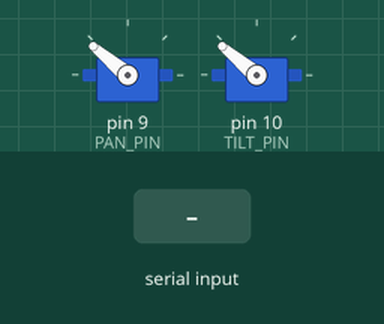
Simulated run of this sketch. Board: Arduino Uno, built with avr-gcc and run on an emulated ATmega328P. Shown: 2 × servo. The inputs (shaded band) are chosen by the test bench.

Above: at 1.7 s.
1.8 s: "90,45\n" received over Serial
At 3.0 s:
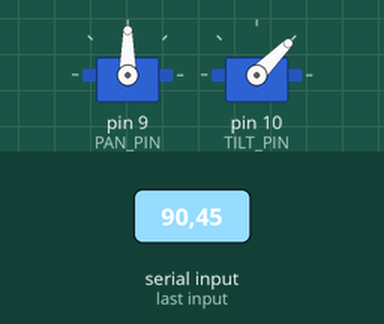
3.3 s: "30,150\n" received over Serial
At 4.1 s:
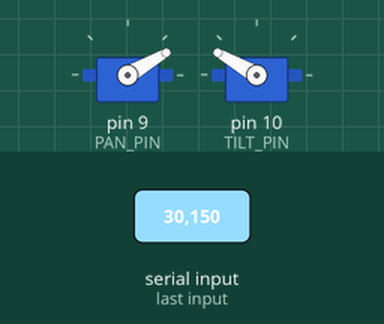
4.8 s: "1,90\n" received over Serial
At 5.3 s:
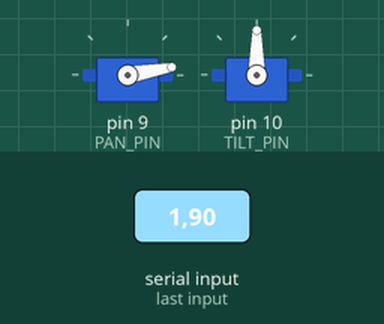
Timing chart, 0 to 7.8 s (numbered marks = the images above; inputs shaded):
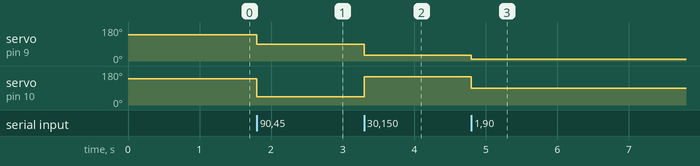

Measured:
- after the input at 1.8 s, servo on pin 9 (PAN_PIN): 140° → 90° at once; servo on pin 10 (TILT_PIN): 140° → 45° at once
- after the input at 3.3 s, servo on pin 9 (PAN_PIN): 90° → 30° at once; servo on pin 10 (TILT_PIN): 45° → 150° at once
- after the input at 4.8 s, servo on pin 9 (PAN_PIN): 30° → 10° at once; servo on pin 10 (TILT_PIN): 150° → 90° at once

The sketch:

sketch_nov28a.ino
```cpp
#include <Servo.h>

const int PAN_PIN = 9;
const int TILT_PIN = 10;
const int SERVO_MIN = 10;
const int SERVO_MAX = 170;
const int START_POS_PAN = 140;
const int START_POS_TILT = 140;

Servo panServo;
Servo tiltServo;

String inputString = "";
bool stringComplete = false;

void setup() {
  Serial.begin(115200);
  inputString.reserve(200);
  panServo.attach(PAN_PIN);
  tiltServo.attach(TILT_PIN);
  panServo.write(START_POS_PAN);
  tiltServo.write(START_POS_TILT);
  delay(500);
}

void loop() {
  if (stringComplete) {
    int commaIndex = inputString.indexOf(',');

    if (commaIndex > 0) {
      String panStr = inputString.substring(0, commaIndex);
      String tiltStr = inputString.substring(commaIndex + 1);
      int panAngle = panStr.toInt();
      int tiltAngle = tiltStr.toInt();
      panAngle = constrain(panAngle, SERVO_MIN, SERVO_MAX);
      tiltAngle = constrain(tiltAngle, SERVO_MIN, SERVO_MAX);
      panServo.write(panAngle);
      tiltServo.write(tiltAngle);
    }
    inputString = "";
    stringComplete = false;
  }
}
void serialEvent() {
  while (Serial.available()) {

    char inChar = (char)Serial.read();
    inputString += inChar;
    if (inChar == '\n') {
      stringComplete = true;
    }
  }
}
```
